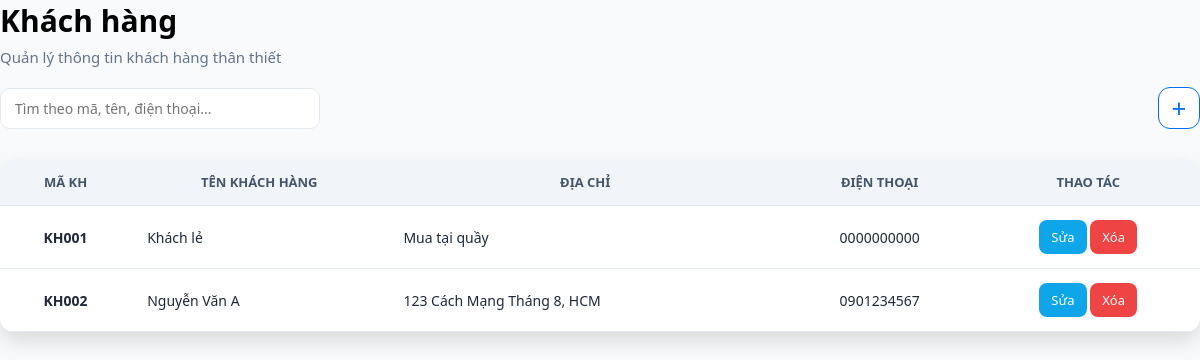
The page /khach-hang.php on the database its author committed.
### tables this page shows
CREATE TABLE `khachhang` (
  `ma_khach` varchar(10) NOT NULL,
  `ten_khach_hang` varchar(255) NOT NULL,
  `dia_chi` text NOT NULL,
  `dien_thoai` varchar(15) NOT NULL
);

### khach-hang.php (the view, shortened to what this page needs)
<!DOCTYPE html>
<html lang="vi">
<head>
    <link rel="stylesheet" href="css.css">
</head>
<body>
<?php
include("connect.php");
$list = $conn->query("SELECT * FROM khachhang ORDER BY ma_khach ASC");
?>
<div class="page-header">
    <h1>Khách hàng</h1>
    <p>Quản lý thông tin khách hàng thân thiết</p>
</div>
<div class="toolbar">
    <input type="text" id="searchInput" placeholder="Tìm theo mã, tên, điện thoại..." onkeyup="timKiemKH()">
    <button type="button" onclick="openModal('modal-them')">+</button>
</div>
<div class="table-box">
    <table>
        <thead>
            <tr>
                <th>Mã KH</th>
                <th>Tên khách hàng</th>
                <th>Địa chỉ</th>
                <th>Điện thoại</th>
                <th>Thao tác</th>
            </tr>
        </thead>
        <tbody id="danh-sach">
        <?php while($r = $list->fetch_assoc()) { ?>
            <tr>
                <td><strong><?= $r['ma_khach'] ?></strong></td>
                <td style="text-align: left;"><?= htmlspecialchars($r['ten_khach_hang']) ?></td>
                <td style="text-align: left;"><?= htmlspecialchars($r['dia_chi']) ?></td>
                <td><?= htmlspecialchars($r['dien_thoai']) ?></td>
                <td>
                    <button class="btn btn-info" onclick="editKH('<?= $r['ma_khach'] ?>','<?= htmlspecialchars($r['ten_khach_hang'], ENT_QUOTES) ?>','<?= htmlspecialchars($r['dia_chi'], ENT_QUOTES) ?>','<?= $r['dien_thoai'] ?>')">Sửa</button>
                    <a class="btn btn-danger" href="quanly.php?page=khach-hang&delete=<?= $r['ma_khach'] ?>" onclick="return confirm('Xóa khách hàng này?')">Xóa</a>
                </td>
            </tr>
        <?php } ?>
        </tbody>
    </table>
</div>
</body>
</html>

### css.css (style rules this page uses)
* { box-sizing: border-box; font-family: 'Segoe UI', sans-serif; }
body { margin: 0; padding: 0px; background: #f8fafc; color: #1f2937; }
.page-header h1 { margin: 0; font-size: 30px; font-weight: 700; color: black; }
.page-header p { margin-top: 6px; font-size: 15px; color: #64748b; }
.toolbar { display: flex; justify-content: space-between; align-items: center; margin: 20px 0; gap: 10px; }
.toolbar input { width: 320px; padding: 10px 14px; border-radius: 10px; border: 1px solid #e2e8f0; font-size: 14px; }
.toolbar button { width: 42px; height: 42px; border-radius: 12px; border: 1px solid #0070F4; background: white; color: #0070F4; font-size: 26px; cursor: pointer; transition: .3s; border-color: #0070F4; }
.btn { padding: 8px 12px; border-radius: 8px; border: none; font-size: 13px; cursor: pointer; transition: .2s; text-decoration: none; }
.btn-info { background: #0ea5e9; color: white; }
.btn-danger { background: #ef4444; color: white; text-decoration: none; }
.table-box { background: white; margin-top: 30px; border-radius: 14px; overflow: hidden; box-shadow: 0 10px 20px rgba(0,0,0,.12); }
table { width: 100%; border-collapse: collapse; }
thead { background: #f1f5f9; }
th, td { padding: 14px 16px; border-bottom: 1px solid #e2e8f0; font-size: 14px; text-align: center; }
th { text-transform: uppercase; font-size: 13px; color: #475569; text-align: center; }

### rows shown on the page
khachhang: ma_khach "KH001", ten_khach_hang "Khách lẻ", dia_chi "Mua tại quầy", dien_thoai "0000000000"
khachhang: ma_khach "KH002", ten_khach_hang "Nguyễn Văn A", dia_chi "123 Cách Mạng Tháng 8, HCM", dien_thoai "0901234567"
